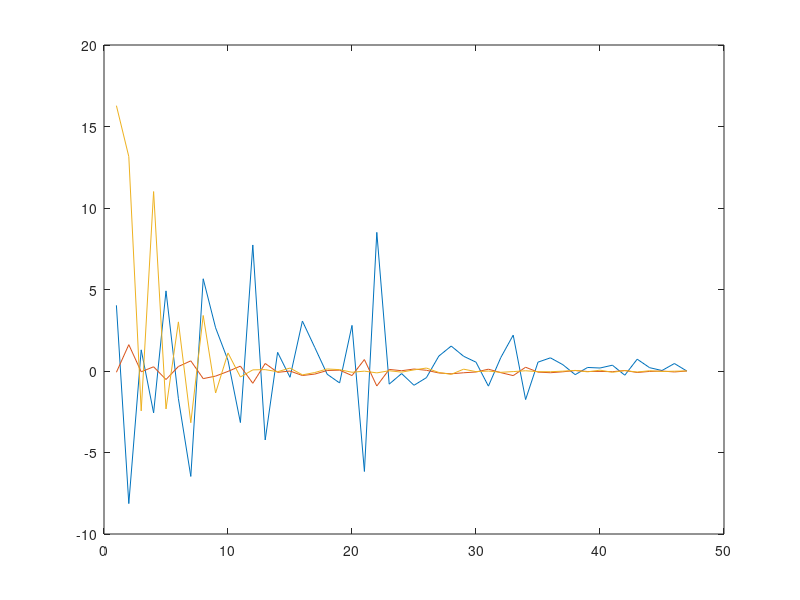

MATLAB code for this plot: (Note: this script raises an error after producing the figure.)
%%% plot_coverage.m
%%% Omkar N. Athavale, October 2023
%%% Plots the resampled marginal change in fitted parameter values per addiotional iteration of the parameter optimisation. 
%%% Uses saved data files for Step 1 to calculate this. 

% load a saved Step 1 file
addpath('..')
load('data/optim_ICC_data')

% resample the sequence of the 48 iterations 100 times 
for randomSeed = 1:100
	for i = 1:48
	% calculate the running median as more iterations are completed in the resampled sequence
		cumulativeMed(i, :, randomSeed) = median(sol(randperm(48, i), :), 1); 
	end
end

cumulativeMed = sum(cumulativeMed, 3); 
figure; 
plot((diff(cumulativeMed)./cumulativeMed(1:end-1, :)).*100)
yline(1)
yline(-1)
xlabel('Number of initialisations')
ylabel({'Marginal change in solution value' , 'per additional intitialisation (%)'})
ylim([-50, 50])
legend({'k_iAno1', 'k_iNSCC', 'p_iICC'})